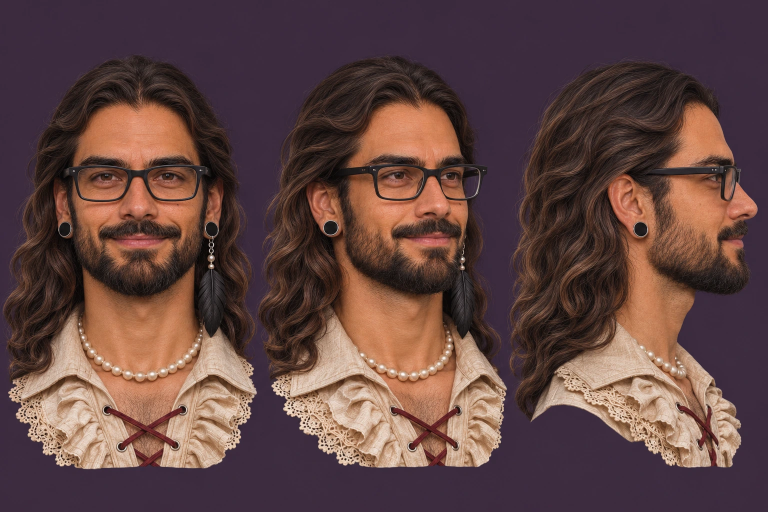
#> input picture models/grey-hat-3d/references/chatgpt/C4.webp, 1536 x 1024 px, given in place of C4.png, which was not available (shown at 1/2 size)
$ python hair_measure.py
#> lines starting #> are read from the running program, lines starting #| are printed output that depends on the picture; after the words box and inside, x2 and y2 are one past the last pixel; in counts of white or black regions, pixels touching at a corner belong together
### models/grey-hat-3d/tools/sil.py
# silhouette tools for the Ranger paintings: flat plum (or grey/black) background -> mask; figures as connected blobs
import sys, numpy as np
from PIL import Image
from scipy import ndimage as ndi
def load(path):
#> called with path = 'models/grey-hat-3d/refs/C4.png'
    return np.asarray(Image.open(path).convert('RGB')).astype(np.float32)
def mask_of(a, thr=11.0, raw=False):
#> called with thr = 11, raw = False
    h, w, _ = a.shape
#> h = 1024; w = 1536
    cs = np.concatenate([a[:12, :12].reshape(-1, 3), a[:12, -12:].reshape(-1, 3), a[-12:, :12].reshape(-1, 3), a[-12:, -12:].reshape(-1, 3)])
#> cs = 576 rows, first 8: [60, 43, 62], [60, 43, 62], [60, 43, 62], [60, 43, 62], [60, 43, 62], [60, 43, 62], [60, 43, 62], [60, 43, 62]
    bg0 = np.median(cs, 0)
#> bg0 = [60, 43, 62]
    d0 = np.sqrt(((a - bg0) ** 2).sum(-1))
    sure_bg = ~ndi.binary_dilation(d0 > 22, iterations=18)
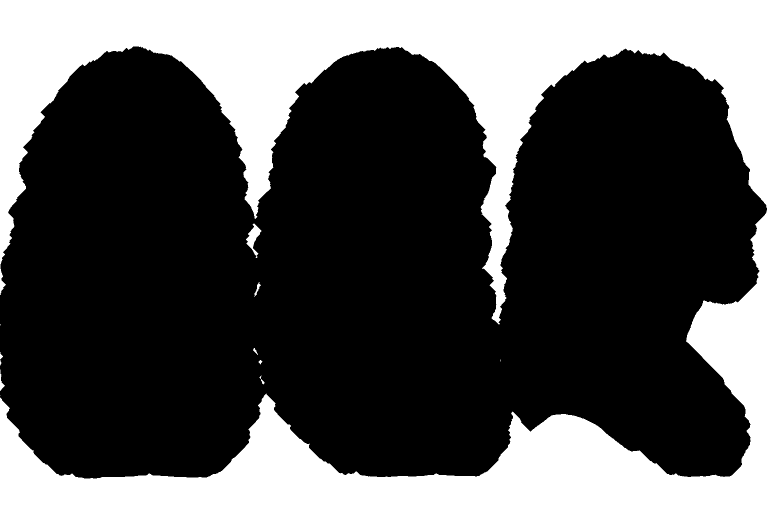
#> sure_bg: shape (1024, 1536) bool (shown at 1/2 size); 31.8% white; 12 white regions (4 under 20 px), largest, box (x1, y1, x2, y2) and area: (0, 0, 1536, 1024) 498338, (492, 447, 523, 516) 816, (0, 739, 10, 782) 147
    # the background has a soft vignette: fit a quadratic surface per channel to the sure background
    ys, xs = np.mgrid[0:h, 0:w]; X = xs / w - 0.5; Y = ys / h - 0.5
    A = np.stack([np.ones_like(X), X, Y, X * X, Y * Y, X * Y], -1)
    sel = sure_bg.ravel(); step = max(1, sel.sum() // 60000)
#> after `step = max(1, sel.sum() // 60000)`: step = 8
    Af = A.reshape(-1, 6)[sel][::step]; fit = np.zeros_like(a)
    for c in range(3):
        coef, *_ = np.linalg.lstsq(Af, a[..., c].reshape(-1)[sel][::step], rcond=None); fit[..., c] = A @ coef
#> this loop made 3 passes
#> coef on passes 1 to 3: [60.33, 0.0458, 1.07, -0.447, 0.742, 0.0779], [43.45, 0.0784, 1.06, -0.458, 0.247, 0.0823], [62.37, 0.0637, 0.972, -0.37, 0.969, 0.0978]
    r = a - fit
    lum = r.mean(-1); chroma = np.sqrt(((r - lum[..., None]) ** 2).sum(-1))
    d = np.sqrt((r ** 2).sum(-1) + (1.6 * chroma) ** 2)
    d = ndi.gaussian_filter(d, 0.8)
    m = d > thr
#> m: shape (1024, 1536) bool; 61.7% white; 62 black regions (42 under 20 px), largest, box (x1, y1, x2, y2) and area: (0, 0, 1536, 1024) 599857, (931, 354, 955, 393) 570, (534, 422, 546, 463) 243
    if raw: return m, fit
    m = ndi.binary_opening(m, iterations=1); m = ndi.binary_closing(m, iterations=3); m = ndi.binary_fill_holes(m)
#> after `m = ndi.binary_opening(m, iterations=1)`: m: shape (1024, 1536) bool; 61.7% white; 49 black regions (34 under 20 px), largest, box (x1, y1, x2, y2) and area: (0, 0, 1536, 1024) 600852, (931, 354, 955, 393) 595, (534, 422, 546, 463) 248
#> after `m = ndi.binary_closing(m, iterations=3)`:
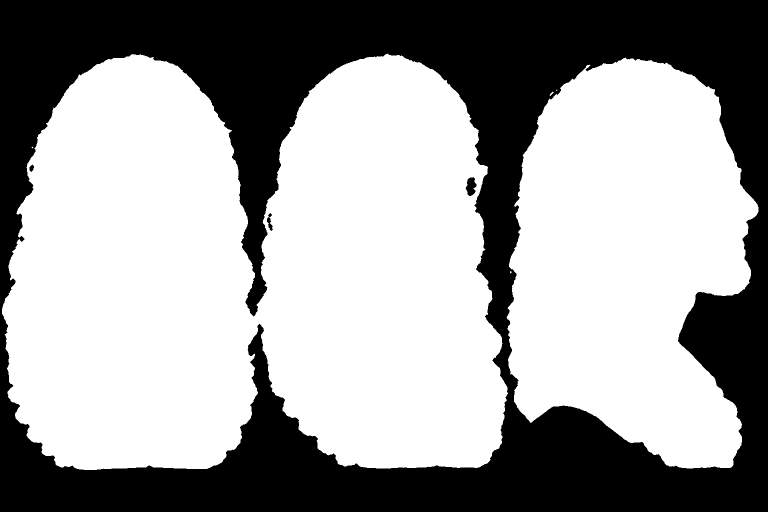
#> m: shape (1024, 1536) bool (shown at 1/2 size); 61.8% white; 4 black regions, box (x1, y1, x2, y2) and area: (0, 0, 1536, 1024) 599884, (931, 354, 953, 392) 553, (534, 426, 546, 462) 198, (59, 329, 68, 344) 89
#> after `m = ndi.binary_fill_holes(m)`: m: shape (1024, 1536) bool; 61.9% white; 1 black region, box (x1, y1, x2, y2) and area: (0, 0, 1536, 1024) 599884
    return m, fit
# [10 lines left out: functions figures, spans, not called in this run]
# [5 lines that do not run on import are left out]

### models/grey-hat-3d/tools/hair_measure.py
# Measures his hair off the head paintings: C4 (front and true profile, hair down, glasses on) and C12 (hair from behind).
# usage: python3 -I tools/hair_measure.py        prints small tables, in metres in the model's own frame
# Scale and place of C4 come from landmarks read by eye off gridded copies (lib/grid.py):
#   front:   pupils (212, 351) and (337, 351), the line of his lips y 483
#   profile: eye line y 352, lips y 480, tip of the nose x 1500
# The model has his pupils 0.0644 m apart and 0.0641 m above the line of his lips (bake_face.py), his eye line 1.660 m up and
# the tip of his nose 0.096 m forward. So C4 is 2000 px to the metre in both figures (1940 by the pupils, 2059 and 1997 by eye to lip).
import os, sys, numpy as np
ROOT = os.path.dirname(os.path.dirname(os.path.abspath(__file__))); sys.path.insert(0, os.path.join(ROOT, 'tools'))
from sil import load, mask_of, figures
PPM, R_EYE, R_TIP = 2000.0, 1.660, 0.096
a = load(os.path.join(ROOT, 'refs', 'C4.png')); m, _ = mask_of(a)
CX, EY = 274.5, 351.0
print('C4 front: half-width of the whole outline (hair is the outside of it down to the collar), by height')
print('  height   to his right  to his left   (m)')
for y in np.arange(1.78, 1.47, -0.02):
    r = int(round(EY - (y - R_EYE) * PPM)); xs = np.where(m[r, :520])[0]
    if len(xs): print('  %.2f     %.3f         %.3f' % (y, (CX - xs.min()) / PPM, (xs.max() - CX) / PPM))
#> this loop made 16 passes
#|   1.78     0.007         0.007
#|   1.76     0.059         0.050
#|   1.74     0.074         0.069
#|   1.72     0.085         0.080
#|   1.70     0.099         0.091
#|   1.68     0.104         0.095
#|   1.66     0.110         0.101
#|   1.64     0.109         0.102
#> (further printed lines are left out)
col = np.where(m[:, 274])[0]; print('  top of his hair on the middle line: %.3f m' % (R_EYE + (EY - col.min()) / PPM))
#> after `col = np.where(m[:, 274])[0]`: col = 825 values from 110 to 934
#|   top of his hair on the middle line: 1.780 m
EYs, TIP = 352.0, 1500.0
print('C4 profile: how far back the hair reaches, by height (z, forward positive)')
for y in np.arange(1.78, 1.33, -0.02):
    r = int(round(EYs - (y - R_EYE) * PPM)); xs = np.where(m[r, 1013:])[0] + 1013
    if len(xs): print('  %.2f     back %.3f' % (y, R_TIP + (xs.min() - TIP) / PPM))
#> this loop made 23 passes
#|   1.76     back -0.077
#|   1.74     back -0.100
#|   1.72     back -0.115
#|   1.70     back -0.120
#|   1.68     back -0.131
#|   1.66     back -0.132
#|   1.64     back -0.136
#|   1.62     back -0.138
#> (further printed lines are left out)
rows = np.where(m[:, 1013:1500].any(1))[0]; print('  top of his hair: %.3f m' % (R_EYE + (EYs - rows.min()) / PPM))
#> after `rows = np.where(m[:, 1013:1500].any(1))[0]`: rows = 822 values from 115 to 936
#|   top of his hair: 1.778 m
# C12, from behind: no face to scale it by. Its widest hair is set equal to C4's widest (both show the same hair at shoulder height).
b = load(os.path.join(ROOT, 'refs', 'C12.png')); mb, _ = mask_of(b)
#> call 2 of load, with path = 'models/grey-hat-3d/refs/C12.png'
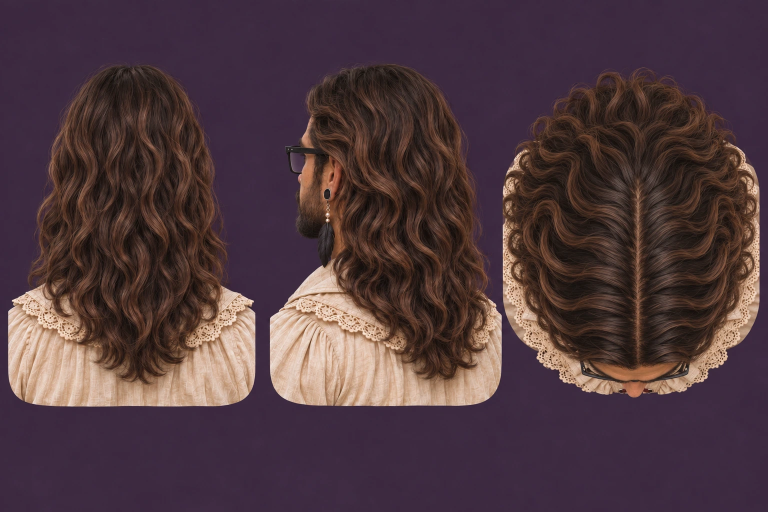
#> input picture models/grey-hat-3d/references/chatgpt/C12.webp, 1536 x 1024 px, given in place of C12.png, which was not available (shown at 1/2 size)
#> in mask_of (call 2), `cs = np.concatenate([a[:12, :12].reshape(-1, 3), a[:12, -12:].reshape(..`: cs = 576 rows, first 8: [61, 42, 64], [61, 42, 64], [61, 42, 64], [61, 42, 64], [61, 42, 64], [61, 42, 64], [61, 42, 64], [61, 42, 64]
#> in mask_of (call 2), `sure_bg = ~ndi.binary_dilation(d0 > 22, iterations=18)`: sure_bg: shape (1024, 1536) bool; 44.1% white; 2 white regions, box (x1, y1, x2, y2) and area: (0, 0, 1536, 628) 355520, (0, 618, 1536, 1024) 337507
#> the loop in mask_of (call 2), `for c in range(3):` made 3 passes
#> coef on passes 1 to 3: [61.27, 0.319, 0.378, -0.85, -0.339, -0.284], [42.38, 0.374, 0.33, -1.31, -0.44, -0.436], [64.45, 0.283, 0.382, -0.93, -0.0404, -0.249]
#> in mask_of (call 2), `m = d > thr`: m: shape (1024, 1536) bool; 50.3% white; 39 black regions (25 under 20 px), largest, box (x1, y1, x2, y2) and area: (0, 0, 1536, 1024) 780914, (89, 369, 105, 391) 144, (441, 457, 450, 478) 113
#> in mask_of (call 2), `m = ndi.binary_opening(m, iterations=1)`: m: shape (1024, 1536) bool; 50.3% white; 33 black regions (22 under 20 px), largest, box (x1, y1, x2, y2) and area: (0, 0, 1536, 1024) 781374, (441, 457, 450, 478) 113, (971, 524, 977, 542) 73
#> in mask_of (call 2), `m = ndi.binary_closing(m, iterations=3)`: m: shape (1024, 1536) bool; 50.4% white; 2 black regions, box (x1, y1, x2, y2) and area: (0, 0, 1536, 1024) 780731, (441, 463, 450, 477) 81
#> in mask_of (call 2), `m = ndi.binary_fill_holes(m)`: m: shape (1024, 1536) bool; 50.4% white; 1 black region, box (x1, y1, x2, y2) and area: (0, 0, 1536, 1024) 780731
hair = (b[..., 0] < 150) & (b[..., 0] > b[..., 2] + 4) & mb       # brown: darker than linen, redder than the plum ground
#> hair: shape (1024, 1536) bool; 38.6% white; 735 white regions (682 under 20 px), largest, box (x1, y1, x2, y2) and area: (1003, 134, 1521, 785) 240899, (39, 126, 512, 773) 186195, (572, 126, 986, 775) 173054
from scipy import ndimage as ndi
hair = ndi.binary_opening(hair, iterations=2)
#> hair: shape (1024, 1536) bool; 37.8% white; 45 white regions (14 under 20 px), largest, box (x1, y1, x2, y2) and area: (1004, 134, 1514, 769) 236981, (53, 128, 463, 773) 184414, (590, 126, 986, 767) 170434
sub = hair[:, 15:513]; rows = np.where(sub.sum(1) > 20)[0]; top, bot = rows.min(), rows.max()
#> after `sub = hair[:, 15:513]`:
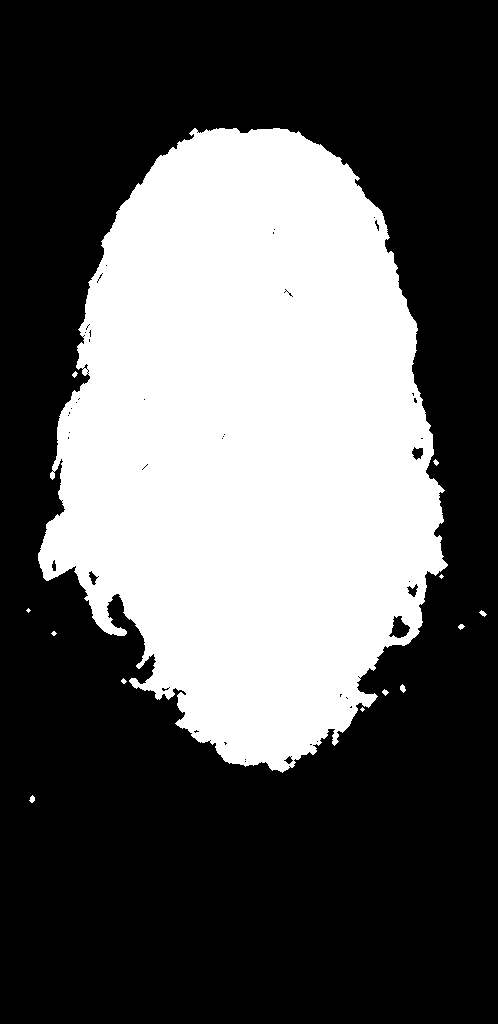
#> sub: shape (1024, 498) bool; 36.2% white; 13 white regions (4 under 20 px), largest, box (x1, y1, x2, y2) and area: (38, 128, 448, 773) 184414, (400, 684, 406, 693) 34, (29, 795, 35, 803) 31
#> after `rows = np.where(sub.sum(1) > 20)[0]`: rows = 639 values from 129 to 767
#> after `top, bot = (rows.min(), rows.max())`: top = 129; bot = 767
wid = [(sub[r].nonzero()[0].max() - sub[r].nonzero()[0].min()) if sub[r].sum() > 20 else 0 for r in range(sub.shape[0])]
#> wid = 1024 values, max 456 at index 611, min 0 at index 0, mean 183.8
wmax = max(wid); ppm12 = wmax / (2 * 0.124)
#> after `wmax = max(wid)`: wmax = 456
#> after `ppm12 = wmax / (2 * 0.124)`: ppm12 = 1838.7
print('C12 from behind: hair top row %d, bottom row %d, widest %d px -> %.0f px/m if its widest is C4\'s 0.248 m' % (top, bot, wmax, ppm12))
#| C12 from behind: hair top row 129, bottom row 767, widest 456 px -> 1839 px/m if its widest is C4's 0.248 m
print('  hair length top to tips: %.3f m' % ((bot - top) / ppm12))
#|   hair length top to tips: 0.347 m
print('  down from top (m)   width (m)   middle (px)')
for d in np.arange(0.02, (bot - top) / ppm12, 0.04):
    r = int(top + d * ppm12); xs = sub[r].nonzero()[0]
    if len(xs) > 5: print('  %.2f               %.3f       %d' % (d, (xs.max() - xs.min()) / ppm12, (xs.max() + xs.min()) / 2 + 15))
#> this loop made 9 passes
#> r on passes 1 to 9: 165, 239, 312, 386, 459, 533, 607, 680, 754
#|   0.02               0.106       265
#|   0.06               0.154       260
#|   0.10               0.176       262
#|   0.14               0.183       263
#|   0.18               0.206       260
#|   0.22               0.210       254
#|   0.26               0.178       270
#|   0.30               0.129       255
#> (further printed lines are left out)
# his hair's colours: C12 from behind is nothing but hair. Its pixels sorted by brightness, and the middle colour of each of five bands.
px = b[200:560, 110:420].reshape(-1, 3); lum = px @ np.array([0.299, 0.587, 0.114]); order = np.argsort(lum)
cols = []
for lo, hi in [(0.02, 0.20), (0.20, 0.45), (0.45, 0.70), (0.70, 0.90), (0.90, 0.99)]:
    c = np.median(px[order[int(lo * len(order)):int(hi * len(order))]], 0); cols.append('#%02x%02x%02x' % tuple(int(v) for v in c))
#> this loop made 5 passes
#> c on passes 1 to 5: [38, 25, 20], [52, 35, 29], [66, 44, 38], [82, 56, 46], [103, 71, 59]
#> after the loop, cols = ['#261914', '#34231d', '#422c26', '#52382e', '#67473b']
print('hair colours, dark to light (C12, back view, rows 200-560, columns 110-420):', cols)
#| hair colours, dark to light (C12, back view, rows 200-560, columns 110-420): ['#261914', '#34231d', '#422c26', '#52382e', '#67473b']
# B1, the whole figure front and back: how big the hair is there (it is bigger than in C4). Scale: the figure is 957 px tall; the model
# stands 1.82 m to the top of his hair by C4's measure, his soles at 0.
bb = load(os.path.join(ROOT, 'refs', 'B1.png')); mB, _ = mask_of(bb)
#> call 3 of load, with path = 'models/grey-hat-3d/refs/B1.png'
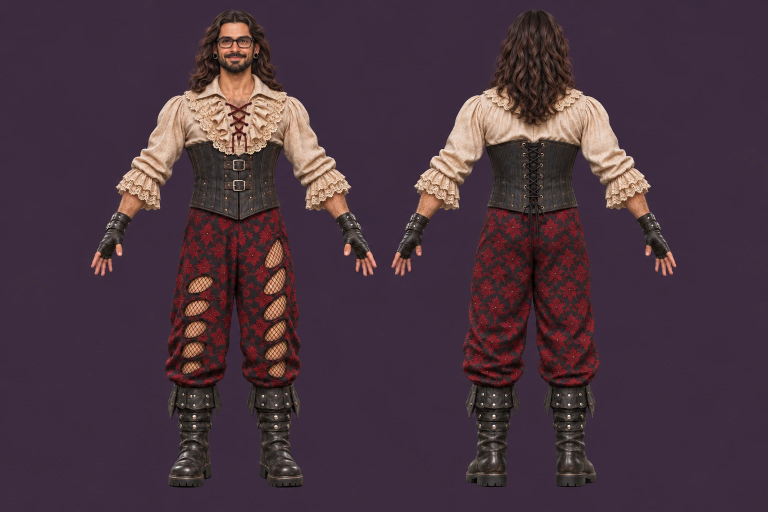
#> input picture models/grey-hat-3d/references/chatgpt/B1.webp, 1536 x 1024 px, given in place of B1.png, which was not available (shown at 1/2 size)
#> call 3 of mask_of, with thr = 11, raw = False
#> in mask_of (call 3), `cs = np.concatenate([a[:12, :12].reshape(-1, 3), a[:12, -12:].reshape(..`: cs = 576 rows, first 8: [61, 44, 63], [61, 44, 63], [61, 44, 63], [61, 44, 63], [61, 44, 63], [61, 44, 63], [61, 44, 63], [61, 44, 63]
#> in mask_of (call 3), `bg0 = np.median(cs, 0)`: bg0 = [60.5, 43.5, 62]
#> in mask_of (call 3), `sure_bg = ~ndi.binary_dilation(d0 > 22, iterations=18)`:
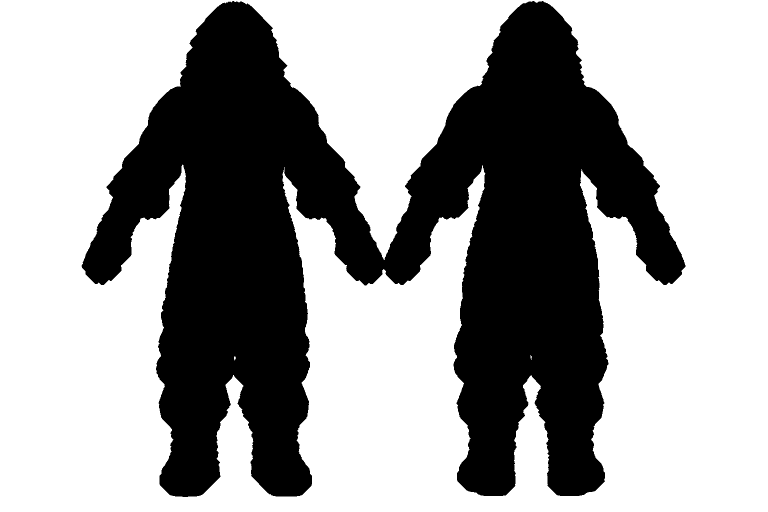
#> sure_bg: shape (1024, 1536) bool (shown at 1/2 size); 63.2% white; 1 black region, box (x1, y1, x2, y2) and area: (163, 2, 1371, 994) 578061
#> in mask_of (call 3), `step = max(1, sel.sum() // 60000)`: step = 16
#> the loop in mask_of (call 3), `for c in range(3):` made 3 passes
#> coef on passes 1 to 3: [60.68, 0.0221, 0.357, 0.737, -0.948, -0.0821], [43.68, 0.0262, 0.345, 0.742, -0.937, -0.104], [62.04, 0.0898, 0.356, 1.52, -0.341, -0.128]
#> in mask_of (call 3), `m = d > thr`: m: shape (1024, 1536) bool; 28.5% white; 2 white regions, box (x1, y1, x2, y2) and area: (180, 18, 756, 977) 225372, (781, 18, 1355, 976) 222845
#> in mask_of (call 3), `m = ndi.binary_opening(m, iterations=1)`: m: shape (1024, 1536) bool; 28.5% white; 2 white regions, box (x1, y1, x2, y2) and area: (180, 18, 756, 977) 225339, (781, 18, 1355, 976) 222819
#> in mask_of (call 3), `m = ndi.binary_closing(m, iterations=3)`: m: shape (1024, 1536) bool; 28.5% white; 2 white regions, box (x1, y1, x2, y2) and area: (180, 18, 756, 977) 225672, (781, 18, 1355, 976) 223232
brown = (bb[..., 0] < 140) & (bb[..., 0] > bb[..., 2] + 6) & (bb[..., 0] < 2.6 * bb[..., 2]) & mB
#> brown: shape (1024, 1536) bool; 15.4% white; 1717 white regions (1636 under 20 px), largest, box (x1, y1, x2, y2) and area: (781, 249, 1242, 971) 94521, (181, 249, 650, 974) 91426, (967, 18, 1164, 256) 25856
brown = ndi.binary_opening(brown, iterations=1)
#> brown: shape (1024, 1536) bool; 14.2% white; 332 white regions (247 under 20 px), largest, box (x1, y1, x2, y2) and area: (925, 271, 1200, 971) 83610, (328, 265, 607, 974) 66902, (969, 18, 1159, 255) 25185
print('B1 whole figure: half-width of the brown hair by height, front figure and back figure (m), and the lowest brown under the head')
for name, x0, x1, top, bot in [('front', 181, 755, 19, 976), ('back', 781, 1354, 18, 975)]:
    ppm = (bot - top) / 1.80; cx = (x0 + x1) / 2.0; out = []
    for y in np.arange(1.76, 1.30, -0.04):
        r = int(round(top + (1.80 - y) * ppm)); xs = np.where(brown[r, int(cx - 0.2 * ppm):int(cx + 0.2 * ppm)])[0]
        out.append('%.2f:%.3f' % (y, (xs.max() - xs.min()) / 2.0 / ppm) if len(xs) > 3 else '%.2f:  -  ' % y)
    col = np.where(brown[top:int(top + 0.6 * ppm), int(cx - 0.05 * ppm):int(cx + 0.05 * ppm)].sum(1) > 4)[0]
    print('  %-5s %s   lowest %.3f m (%.0f px/m)' % (name, '  '.join(out), 1.80 - col.max() / ppm, ppm))
#> this loop made 2 passes
#|   front 1.76:0.079  1.72:0.116  1.68:0.132  1.64:0.141  1.60:0.145  1.56:0.163  1.52:0.177  1.48:  -    1.44:  -    1.40:  -    1.36:  -    1.32:0.189   lowest 1.204 m (532 px/m)
#|   back  1.76:0.075  1.72:0.105  1.68:0.125  1.64:0.130  1.60:0.142  1.56:0.150  1.52:0.165  1.48:0.126  1.44:0.086  1.40:0.082  1.36:0.024  1.32:0.113   lowest 1.204 m (532 px/m)
# where his waves turn: brightness down a few upright strips of hair in C4's profile (behind his ear) and in C12 (the back), smoothed, and
# the distance from one light crest to the next (the first peak of the strip's likeness to itself moved down).
def wave(img, x0, x1, y0, y1, ppm, name):
#> called with x0 = 1050, x1 = 1200, y0 = 300, y1 = 760, ppm = 2000, name = 'C4 profile, behind his ear'
    lum = img[y0:y1, x0:x1].astype(float) @ np.array([0.299, 0.587, 0.114]); outs = []
    for k in range(0, lum.shape[1] - 12, 12):
        p = ndi.gaussian_filter1d(lum[:, k:k + 12].mean(1), 3); p = p - ndi.gaussian_filter1d(p, 40); best, bl = 0, 0
        for lag in range(int(0.03 * ppm), int(0.14 * ppm)):
            c = float((p[:-lag] * p[lag:]).mean())
            if c > best: best, bl = c, lag
        if bl: outs.append(bl / ppm)
#> after the loop, outs = [0.127, 0.134, 0.131, 0.136, 0.111, 0.111, 0.089, 0.0605, 0.0985, 0.104, 0.107, 0.112]
    print('  %-28s crest to crest, down the hair: median %.3f m (strips: %s)' % (name, float(np.median(outs)), ' '.join('%.3f' % v for v in outs)))
#|   C4 profile, behind his ear   crest to crest, down the hair: median 0.111 m (strips: 0.127 0.134 0.131 0.136 0.111 0.111 0.089 0.060 0.099 0.104 0.107 0.112)
print('his waves:')
wave(a, 1050, 1200, 300, 760, PPM, 'C4 profile, behind his ear')
wave(a, 30, 110, 330, 760, PPM, 'C4 front, beside his cheek')
#> call 2 of wave, with x0 = 30, x1 = 110, y0 = 330, y1 = 760, ppm = 2000, name = 'C4 front, beside his cheek'
#> in wave (call 2), `lum = img[y0:y1, x0:x1].astype(float) @ np.array([0.299, 0.587, 0.114]`:
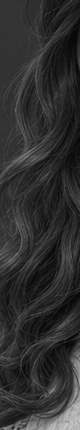
#> lum: shape (430, 80) float64; min 1.79, max 202.6, mean 47.7
#> after the loop in wave (call 2), `for k in range(0, lum.shape[1] - 12, 12):`: outs = [0.047, 0.134, 0.136, 0.137, 0.097, 0.0835]
#|   C4 front, beside his cheek   crest to crest, down the hair: median 0.115 m (strips: 0.047 0.134 0.136 0.137 0.097 0.084)
wave(b, 130, 400, 260, 700, ppm12, 'C12, the back')
#|   C12, the back                crest to crest, down the hair: median 0.093 m (strips: 0.123 0.092 0.095 0.138 0.139 0.035 0.070 0.110 0.086 0.086 0.088 0.139 0.075 0.127 0.107 0.053 0.083 0.063 0.085 0.115 0.127 0.098)
